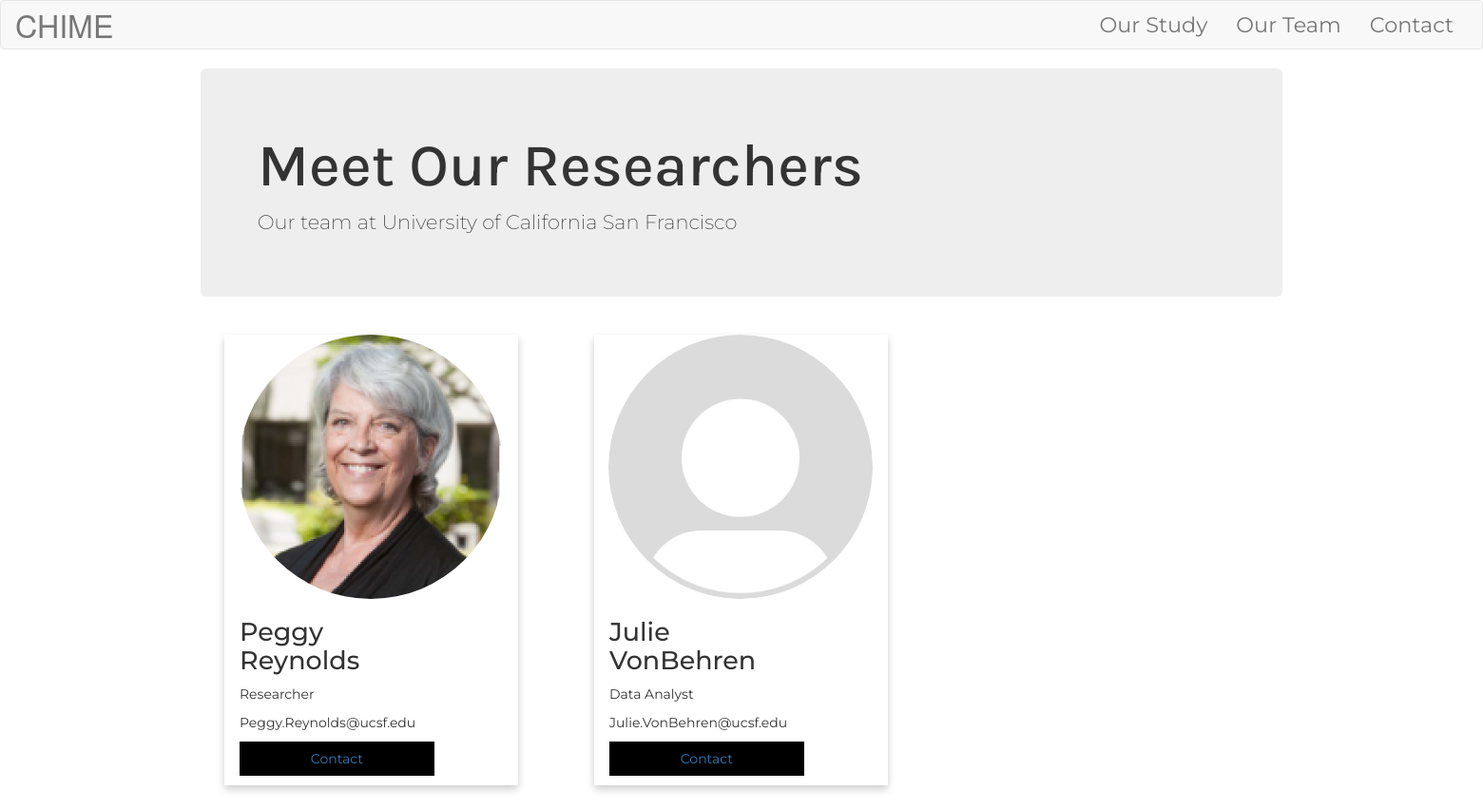
The app's page /info/stafflist/3/ with its own data.
### info/models.py (models this page shows, shortened)
class Org(models.Model):
    name = models.CharField(max_length=256)
    url = models.URLField()
    city = models.CharField(max_length=256)
    state = models.CharField(max_length=256)
    image = models.ImageField(upload_to='images/', max_length=100, default='NoPho.jpg')

class Staff(models.Model):
    firstname = models.CharField(max_length=256)
    lastname = models.CharField(max_length=256)
    email = models.EmailField(max_length=256)
    title = models.CharField(max_length=256)
    org = models.ForeignKey(Org, related_name='employees', on_delete=models.CASCADE)
    image = models.ImageField(upload_to='images/', max_length=100, default='NoPho.jpg')
    prof = ImageSpecField(source='image',
                                      processors=[ResizeToFill(100, 50)],
                                      format='JPEG',
                                      options={'quality': 60})

### info/views.py (the view)
# urls.py: path('stafflist/<int:pk>/',views.StaffDetailView.as_view(),name='detail_view'),
class StaffDetailView(DetailView):
    context_object_name = 'staff_detail'
    model = models.Org
    template_name = 'info/staff_detail.html'
    def get_context_data(self, **kwargs):
        context = super(StaffDetailView, self).get_context_data(**kwargs)
        page_one = models.Org.objects.get(id=self.kwargs.get('pk', ''))
        context['page_one'] = page_one
        return context

### info/templates/info/staff_detail.html (shortened to what this page needs)
{% extends 'info/info_base.html' %}
{% block body_block %}
{% load static %}
<div class="jumbotron">
  <h1>Meet Our Researchers</h1>
  <p>Our team at {{staff_detail.name}} </p>
</div>
  <div class="row">
  {% for person in staff_detail.employees.all %}
      <div class="column">
        <div class="card">
          <img src='{{person.image.url}}' alt="Joanne" style="width:90%;border-radius:50%; display: block; margin-left: auto; margin-right: auto;">
          <div class="container">
            <h2>
              <span class="full-text" id="fullname">  <p>{{person.firstname}} <br>{{person.lastname}}</p></span>
            </h2>
            <p class="title">  <p>{{person.title}}</p></p>
            <span class="full-text">  <p>{{person.email}}</p></span>
            <p><button class="button"><a href="{{person.id}}/">Contact</a></button></p>
          </div>
        </div>
      </div>
  {% endfor %}
  </div>
{% endblock %}

### static/studysite/css/master.css (style rules this page uses)
h1 { font-family: 'Karla', sans-serif; }
p,li,h2 { font-family: 'Montserrat', sans-serif; }
.column { float: left; width: 33.3%; margin-bottom: 16px; padding: 10px 40px; }
.card { box-shadow: 0 4px 8px 0 rgba(0, 0, 0, 0.2); }
.container { padding: 0 16px; }
.container::after, .row::after { content: ""; clear: both; display: table; }
.title { color: grey; }
.button { border: none; outline: 0; display: inline-block; padding: 8px; color: white; background-color: #000; text-align: center; cursor: pointer; width: 18%; }
#fullname { font-size: 27px; }

### records on screen
Org: name "University of California San Francisco"
Staff: image (picture), firstname "Peggy", lastname "Reynolds", title "Researcher", email "Peggy.Reynolds@ucsf.edu"
Staff: image (picture), firstname "Julie", lastname "VonBehren", title "Data Analyst", email "Julie.VonBehren@ucsf.edu"
